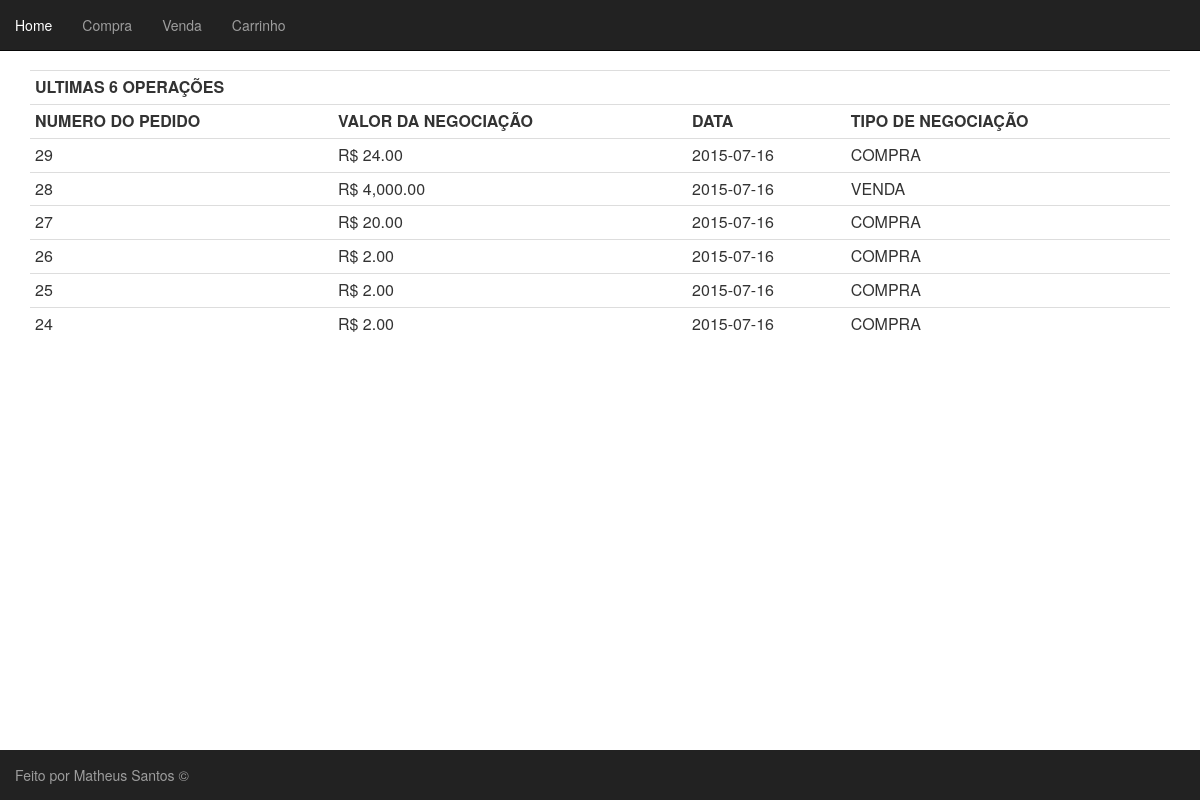
The app's page /operacoes.php with its own data.
### tables this page shows
CREATE TABLE `negociacao` (
  `IDNegociacao` int(11) NOT NULL,
  `DsNegociacao` varchar(45) NOT NULL,
  `VlNegociacao` decimal(30,2) NOT NULL,
  `Date` date NOT NULL,
  `IdUser` int(11) NOT NULL
);

### operacoes.php (the view)
<?php
	require ("conexao.php");
	require ("cabecalho.php");
	$res = mysqli_query($con, "SELECT * FROM Negociacao ORDER BY IdNegociacao DESC LIMIT 6");
	$linha = mysqli_fetch_assoc($res);
	echo '<div class="container"><table class="table table-condensed">';
	echo "<tr><th colspan=5>ULTIMAS 6 OPERAÇÕES</th></tr>";
	echo "<tr><th>NUMERO DO PEDIDO</th><th>VALOR DA NEGOCIAÇÃO</th><th>DATA</th><th>TIPO DE NEGOCIAÇÃO</th></tr>";
	while ($linha) {
		echo '<tr><td>'.$linha['IDNegociacao'];
		echo '<td>' . ' R$ ' . number_format($linha["VlNegociacao"], 2) . "</td>";
		echo '<td>'.($linha["Date"]) . "</td>";
		echo '<td>'.$linha['DsNegociacao'].'</tr>';
		$linha = mysqli_fetch_assoc($res);
	}
	echo '</table></div>';
?>
</body>
</html>
<?php
require ("footer.php");
?>

### records on screen
negociacao: IDNegociacao "29", VlNegociacao "24.00", Date "2015-07-16", DsNegociacao "COMPRA"
negociacao: IDNegociacao "28", VlNegociacao "4,000.00", Date "2015-07-16", DsNegociacao "VENDA"
negociacao: IDNegociacao "27", VlNegociacao "20.00", Date "2015-07-16", DsNegociacao "COMPRA"
negociacao: IDNegociacao "26", VlNegociacao "2.00", Date "2015-07-16", DsNegociacao "COMPRA"
negociacao: IDNegociacao "25", VlNegociacao "2.00", Date "2015-07-16", DsNegociacao "COMPRA"
negociacao: IDNegociacao "24", VlNegociacao "2.00", Date "2015-07-16", DsNegociacao "COMPRA"
